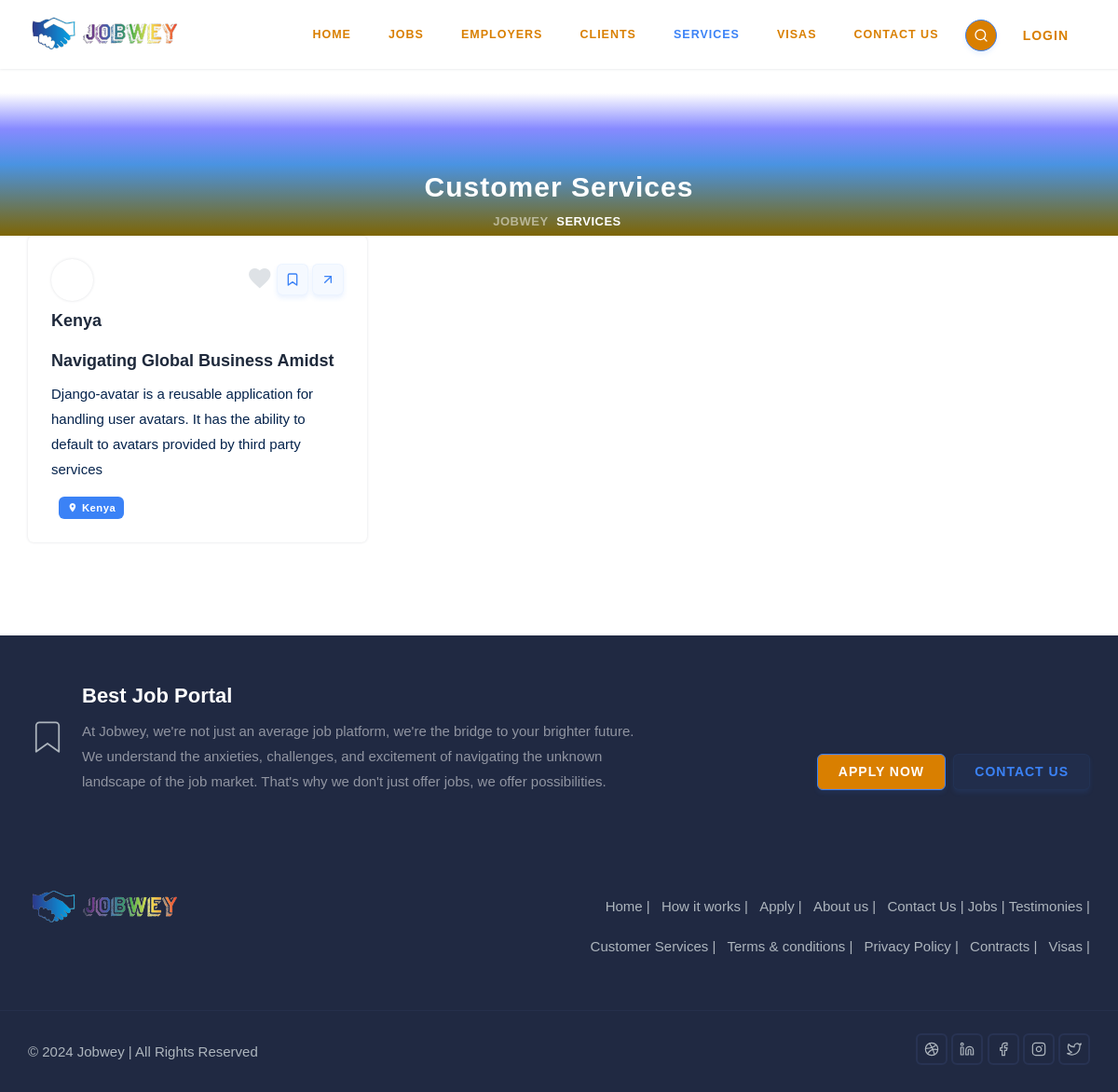
The page /services/ on the database as committed earlier.
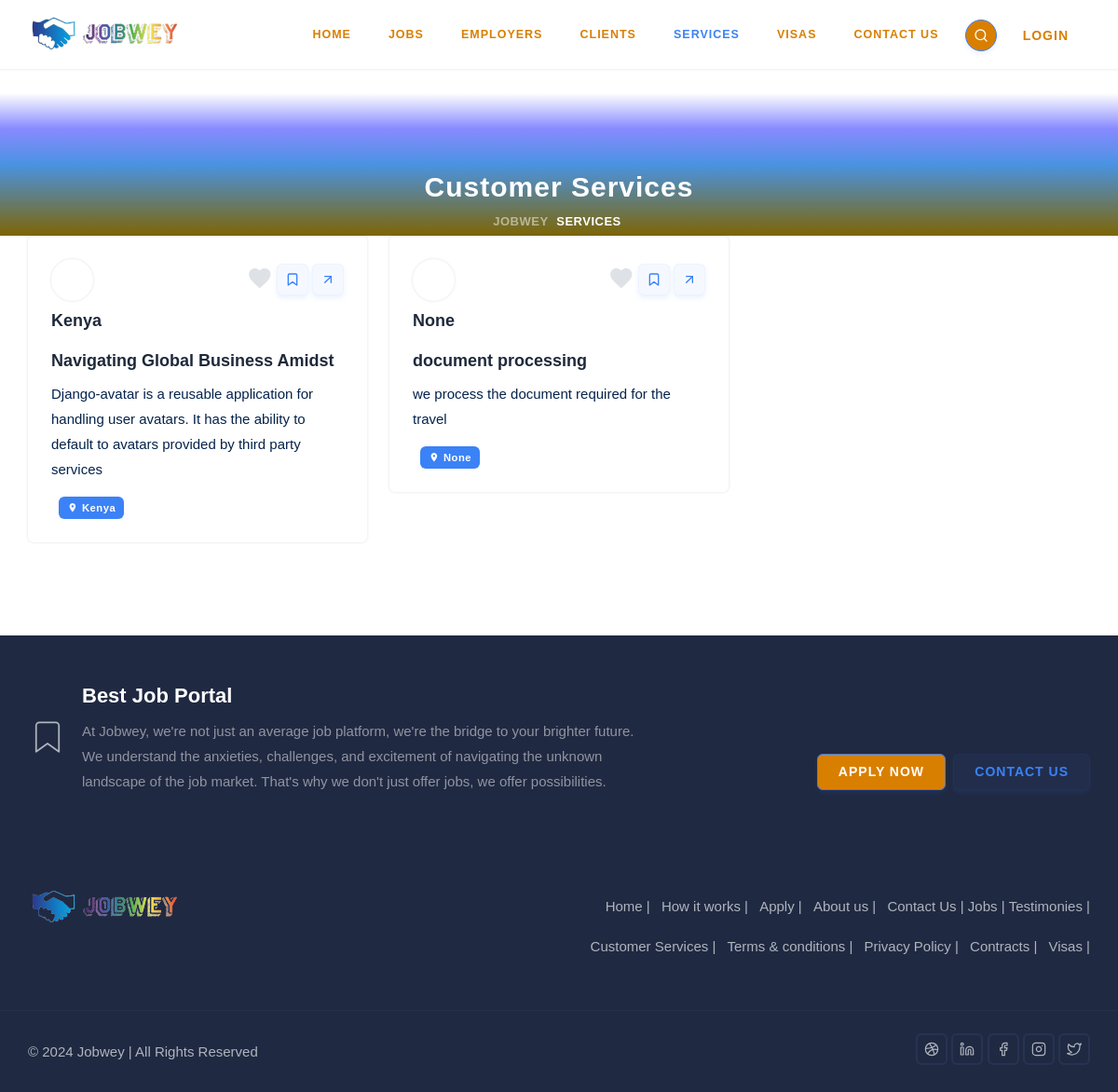
The same page on the database as committed later.
### jobwey/models.py (models this page shows, shortened)
class Service(models.Model):
    title = models.CharField(max_length=100, unique=True)
    slug = models.SlugField(max_length=100)
    country_flag = models.ImageField(upload_to="country_flag/", blank=True)
    summary = models.TextField()
    content = RichTextField()
    country = models.CharField(max_length=100, blank=True, null=True)
    def get_absolute_url(self):
        return reverse("jobwey:service_detail", kwargs={"slug": self.slug})

### jobwey/views.py (the view)
# urls.py: path("services/", views.ServiceListView.as_view(), name="services"),
class ServiceListView(TemplateView):
    template_name = "jobwey/services.html"
    queryset = Service.objects.all()
    def get_context_data(self, **kwargs):
        context = super().get_context_data(**kwargs)
        context["services"] = self.queryset
        return context

### tokens/models.py (called while the page is built)
    def __str__(self):
        return f"{self.pk}"

### upjobwey/context_processors.py (called while the page is built)
def get_recent_time():
    return timezone.now() - datetime.timedelta(days=7)

def site_constants(request):
    return dict(
        dribbble="jobwey",
        linkedin="jobwey",
        facebook="jobwey",
        instagram="jobwey",
        twitter="jobwey",
        tinymce_apikey=TinyMceApiKey.objects.filter(is_active=True).last(),
        tags = Tag.objects.all()[:8],
        recent_posts = Post.objects.filter(createdAt__gte=get_recent_time()).all().order_by("?")[:6],
    )

### templates/jobwey/services.html (shortened to what this page needs)
{% extends "base.html" %}
{% load static %}
{% block main %}
<section class="bg-half-170 d-table w-100">
  <div class="bg-overlay bg-gradient-overlay"></div>
  <div class="container">
    <div class="row mt-5 justify-content-center">
      <div class="col-12">
        <div class="title-heading text-center">
          <h5
            class="heading fw-semibold mb-0 sub-heading text-white title-dark"
          >
            Customer Services
          </h5>
        </div>
      </div>
    </div>
    <div class="position-middle-bottom">
      <nav aria-label="breadcrumb" class="d-block">
        <ul class="breadcrumb breadcrumb-muted mb-0 p-0">
          <li class="breadcrumb-item">
            <a href="{% url 'jobwey:home' %}">Jobwey</a>
          </li>
          <li class="breadcrumb-item active" aria-current="page">Services</li>
        </ul>
      </nav>
    </div>
  </div>
</section>
<div class="container mt-60">
  {% if services %}
  <div class="row g-4">
    {% for service in services %}
    <div class="col-lg-4 col-md-6 col-12">
      <div class="job-post job-type-three rounded shadow bg-white p-4">
        <div class="d-flex justify-content-between">
          <div>
            <svg
              class="img-fluid avatar avatar-md-sm rounded-circle shadow"
              width="40"
              height="40"
              data-jdenticon-value="user{{service.pk}}"
            ></svg>
            <a
              href="{{service.get_absolute_url}}"
              class="h5 company text-dark d-block mt-2"
              >{{service.country|title}}</a
            >
          </div>
          <ul class="list-unstyled align-items-center mb-0">
            <li class="list-inline-item">
              <a href="javascript:void(0)" class="like"
                ><i class="mdi mdi-heart align-middle fs-3"></i
              ></a>
            </li>
            <li class="list-inline-item">
              <a
                href="{{service.get_absolute_url}}"
                class="btn btn-icon btn-sm btn-soft-primary"
                ><i data-feather="bookmark" class="icons"></i
              ></a>
            </li>
            <li class="list-inline-item">
              <a
                href="{{service.get_absolute_url}}"
                class="btn btn-icon btn-sm btn-soft-primary"
                ><i data-feather="arrow-up-right" class="icons"></i
              ></a>
            </li>
          </ul>
        </div>
        <div class="mt-2">
          <a href="{{service.get_absolute_url}}" class="text-dark title h5"
            >{{service.title|truncatewords:"20"}}</a
          >
          <p class="text-muted mt-2">{{service.summary|truncatewords:"40"}}</p>
          <ul class="list-unstyled mb-0">
            <li class="d-inline-block me-1">
              <a href="" class="badge bg-primary"
                ><i class="mdi mdi-map-marker me-1"></i>{{service.country}}</a
              >
            </li>
          </ul>
        </div>
      </div>
    </div>
    {% endfor %}
  </div>
  {% endif %}
</div>
{% endblock main %}

Rows that differ between the two databases and show on the page:
added Service: country "None", title "document processing", summary "we process the document required for the travel"
